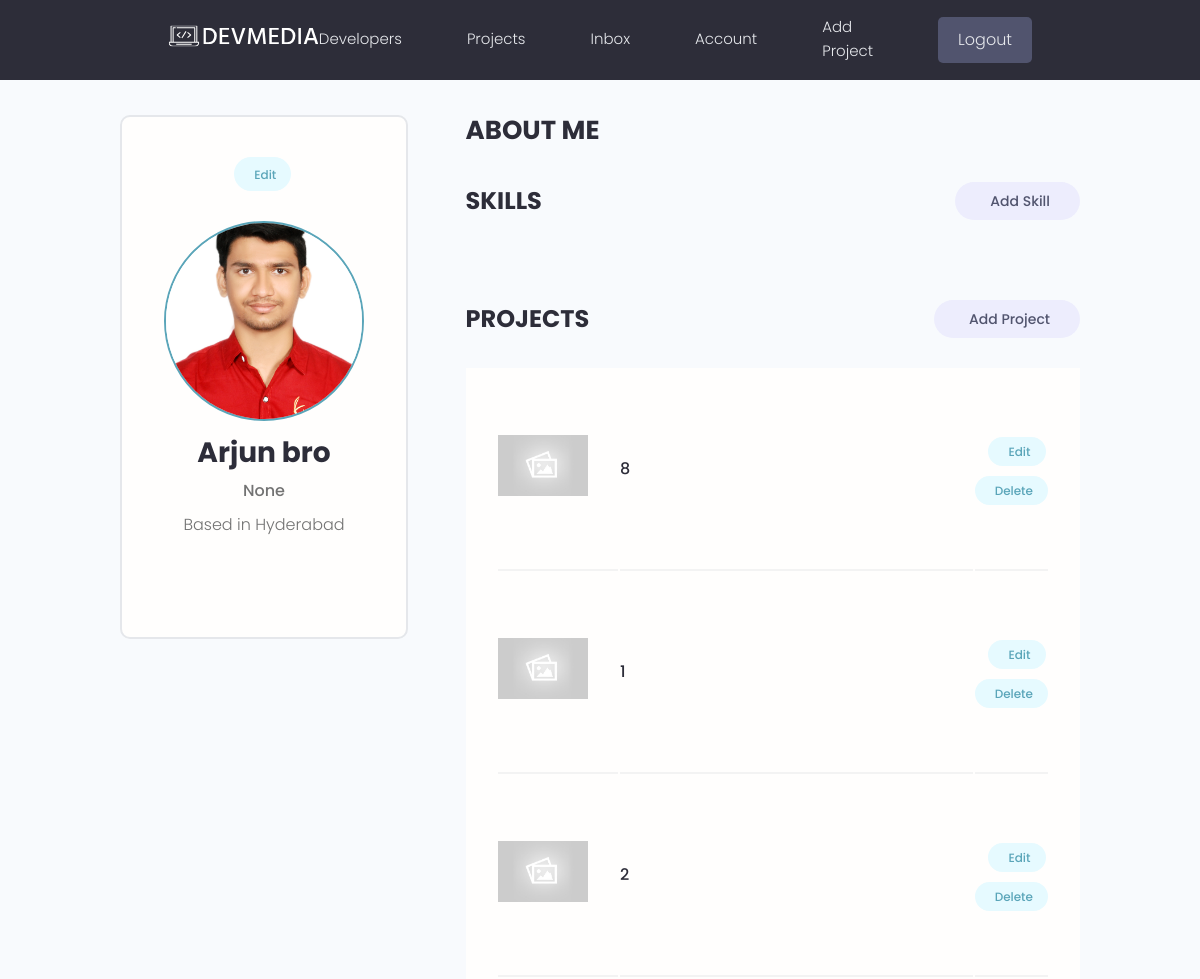
The app's page /account/ (signed in, upper part), older data.
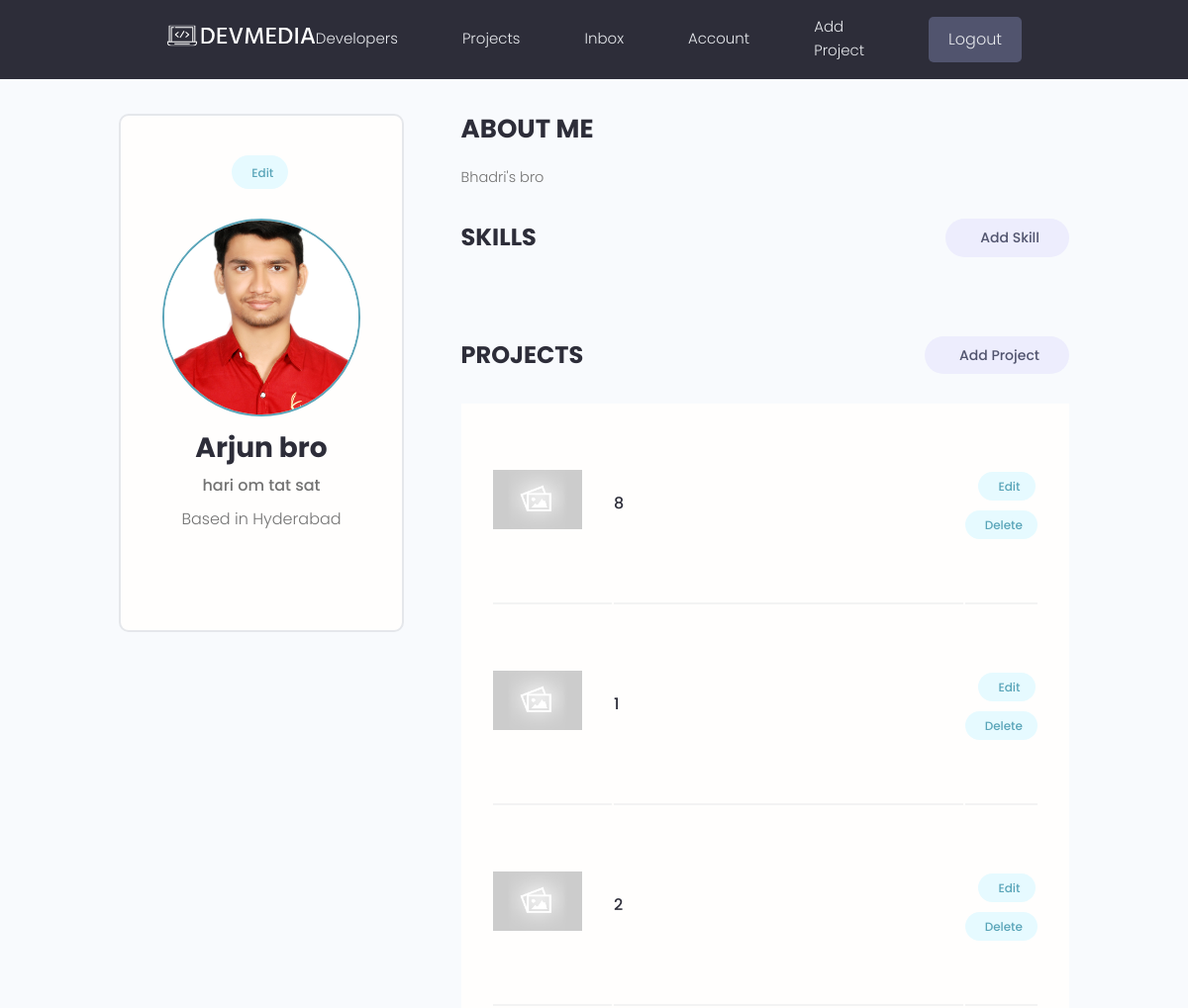
The same page, newer data.
### users/models.py (models this page shows, shortened)
class Profile(models.Model):
    user = models.OneToOneField(User, on_delete = models.CASCADE, null = True, blank = True)
    name = models.CharField(max_length = 200, blank = True, null = True)
    username = models.CharField(unique = True, max_length=200, blank = True, null = True)
    location = models.CharField(max_length=200, blank = True, null = True)
    email = models.EmailField(max_length = 500, blank = True, null = True)
    short_intro = models.CharField(max_length = 200, blank = True, null = True)
    bio = models.TextField(blank = True, null = True)
    profile_image = models.ImageField(null = True, blank = True, upload_to = 'profiles/', default="profiles/default.png")
    social_github = models.CharField(max_length = 200, blank=True, null = True)
    social_twitter = models.CharField(max_length = 200, blank=True, null = True)
    social_linkedin = models.CharField(max_length = 200, blank=True, null = True)
    social_youtube = models.CharField(max_length = 200, blank=True, null = True)
    social_website = models.CharField(max_length = 200, blank=True, null = True)
    created = models.DateTimeField(auto_now_add=True)
    id = models.UUIDField(default = uuid.uuid4, primary_key=True, unique=True, editable=False)

### users/views.py (the view)
# urls.py: path('account/', views.userAccount, name = 'account'),
@login_required(login_url='login')
def userAccount(request):
    profile = request.user.profile
    skills = profile.skill_set.all()
    projects = profile.project_set.all()
    return render(request, 'users/account.html', {'profile':profile, 'skills':skills, 'projects':projects})

### users/templates/users/account.html (shortened to what this page needs)
{% extends 'main.html' %}
{% block content %}
<main class="settingsPage profile my-md">
    <div class="container">
      <div class="layout">
        <div class="column column--1of3">
          <div class="card text-center">
            <div class="card__body dev">
              <a class="tag tag--pill tag--main settings__btn" href="{% url 'edit-account' %}"> Edit</a>
              <img class="avatar avatar--xl dev__avatar" src="{{profile.profile_image.url}}" />
              <h2 class="dev__name">{{profile.name}}</h2>
              <p class="dev__title">{{profile.short_intro}}</p>
              <p class="dev__location">Based in {{profile.location}}</p>
            </div>
          </div>
        </div>
        <div class="column column--2of3">
          <div class="devInfo">
            <h3 class="devInfo__title">About Me</h3>
            <p class="devInfo__about">{{profile.bio}}</p>
          </div>
          <div class="settings">
            <h3 class="settings__title">Skills</h3>
            <a class="tag tag--pill tag--sub settings__btn tag--lg" href="{% url 'create-skill' %} "> Add Skill</a>
          </div>
          <div class="settings">
            <h3 class="settings__title">Projects</h3>
            <a class="tag tag--pill tag--sub settings__btn tag--lg" href="{% url 'create-project' %}"> Add Project</a>
          </div>
          <table class="settings__table">
            {% for project in projects %}
            <tr>
                <td class="settings__thumbnail">
                  <a href="{% url 'project' project.id %}"><img src="{{project.featured_image.url}}" alt="Project Thumbnail" /></a>
                </td>
                <td class="settings__tableInfo">
                  <a href="{% url 'project' project.id %}">{{project.title}}</a>
                </td>
                <td class="settings__tableActions">
                  <a class="tag tag--pill tag--main settings__btn" href="{% url 'update-project' project.id %}"> Edit</a>
                  <a class="tag tag--pill tag--main settings__btn" href="{% url 'delete-project' project.id %}?next=/account/">
                    Delete</a>
                </td>
              </tr>
            {% endfor %}
          </table>
        </div>
      </div>
    </div>
  </main>
{% endblock content %}

Row changes from the older to the newer data that the page shows:
changed Profile "Arjun bro": short_intro "None" → "hari om tat sat"; bio (not shown) → "Bhadri's bro"
